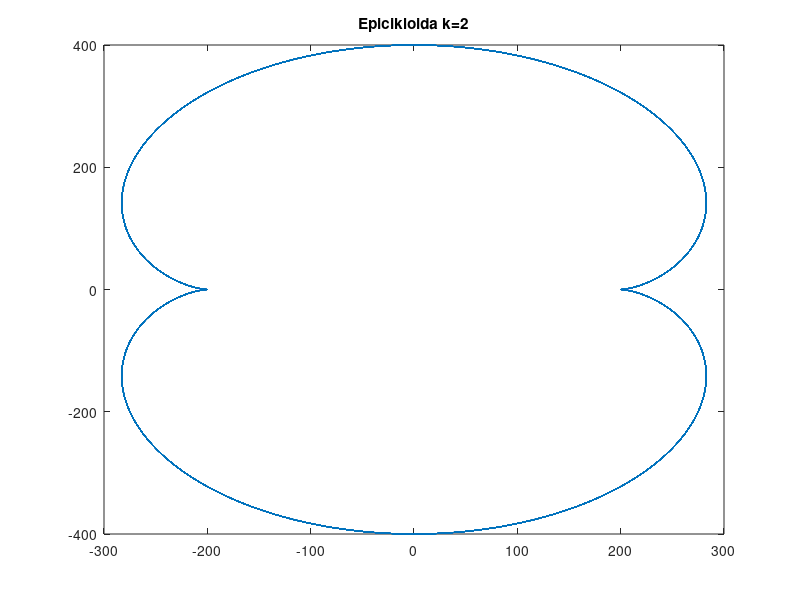

The MATLAB script that drew this image:
%% Epicikloida 2

%% Inicijalizacija

close all
clear all
clc

%%

alfa = 0:0.01:100*pi;
a = 100;

% Celo k "pravi ispupcenja"
k = 2;
% k = 3;
% k = 4;

% Realno k "pravi siljke u krugu"
% k = 2.1;
% k = 3.8;
% k = 5.5;
% k = 7.2;

x = a*(k+1)*cos(alfa)-a*cos((k+1)*alfa);
y = a*(k+1)*sin(alfa)-a*sin((k+1)*alfa);

figure
plot(x,y)
title(['Epicikloida k=', num2str(k)])